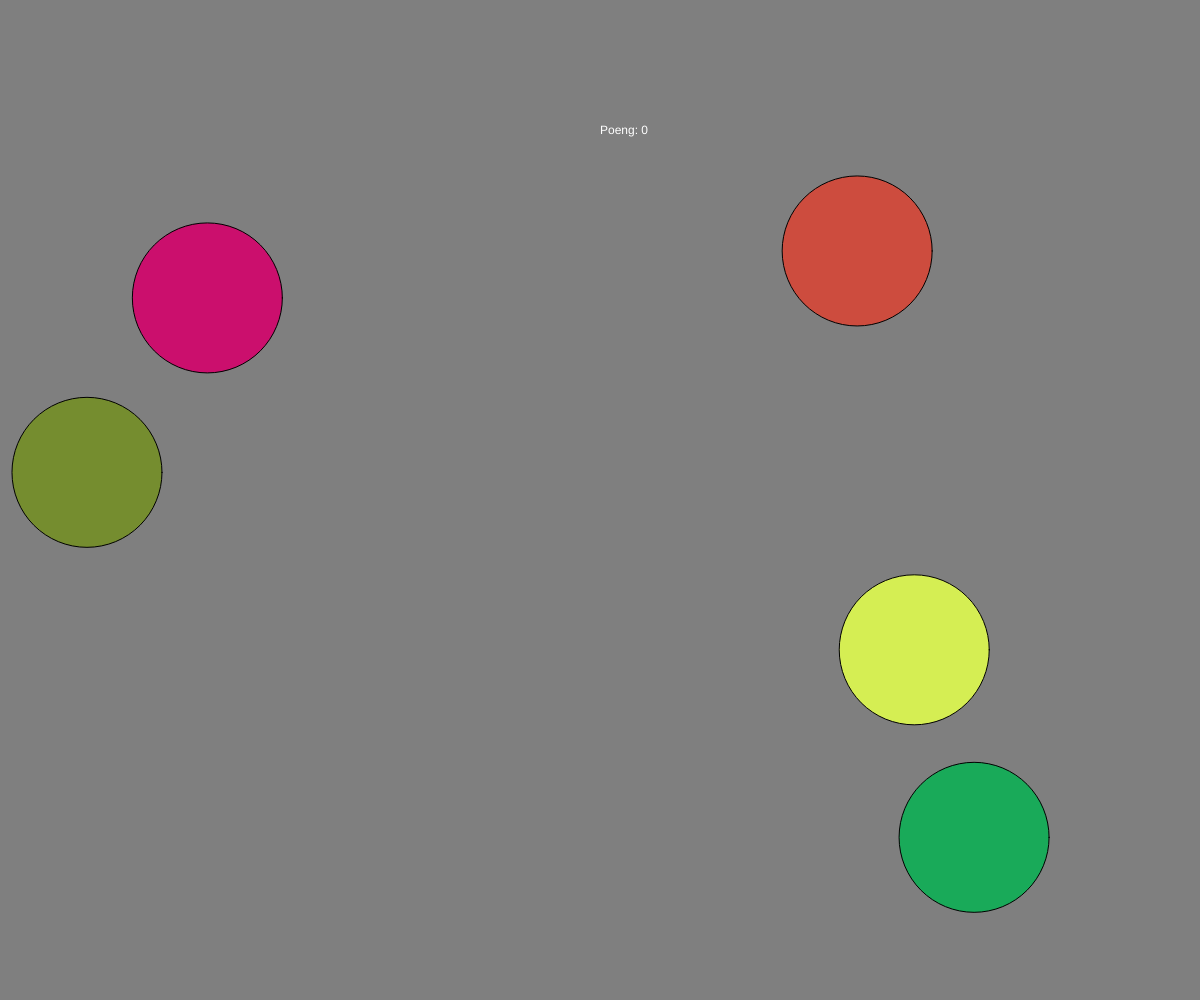
Frame 1 (no input)
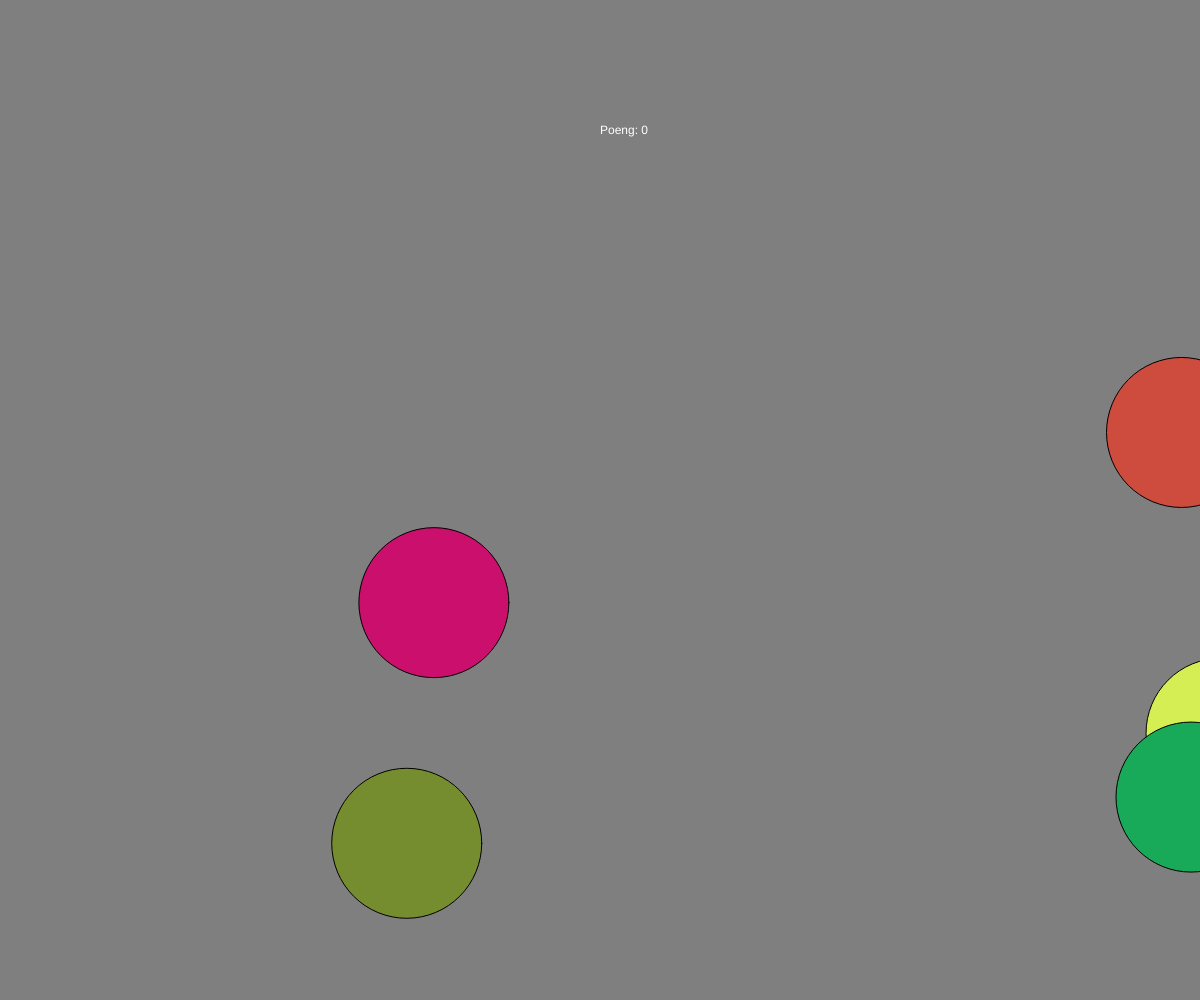
Frame 60 (no input)
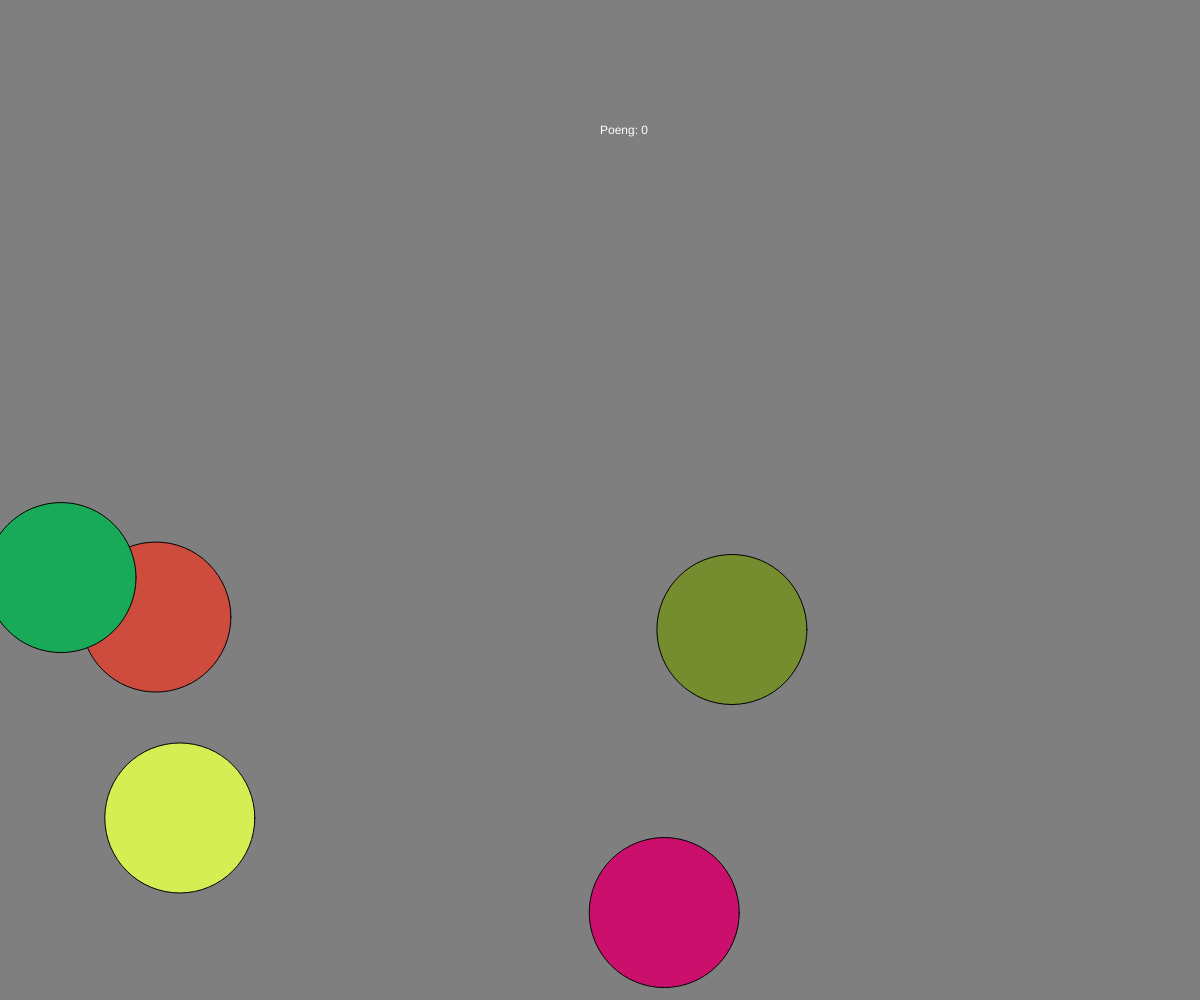
Frame 120 (the mouse pressed at the canvas centre since frame 60)

The p5.js sketch that drew these frames (run headless with seeded random() and noise() and a simulated clock; from frame 60 on, the mouse is pressed at the canvas centre):

// p5.js sketch
// ── sketch.js
/* Variablar */

let rs = [];
class Skip {
  constructor(
    x,
    y,
    storleik,
    xFart,
    yFart,
    xRetning,
    yRetning,
    raudVerdi,
    groenVerdi,
    blaaVerdi,
    firkant
  ) {
    this.x = x;
    this.y = y;
    this.storleik = storleik;
    this.xFart = xFart;
    this.yFart = yFart;
    this.xRetning = xRetning;
    this.yRetning = yRetning;
    this.raudVerdi = raudVerdi;
    this.groenVerdi = groenVerdi;
    this.blaaVerdi = blaaVerdi;
    this.firkant = firkant;
  }
  
  teiknBall() {
    fill(this.raudVerdi, this.groenVerdi, this.blaaVerdi); /* Legg til ballens farge */
    
    if(!this.firkant)
      ellipse(this.x, this.y, this.storleik, this.storleik); /* Legg til ballen */
    else
      rect(this.x, this.y, this.storleik, this.storleik);
  }

  oppdaterPosisjon() {
    /* Hvis ballen går til den eine sida, teleporteras han til den andre */
    if (this.firkant) {
      if (this.x < 0 - this.storleik) this.x = windowWidth;
      else if (this.x >= windowWidth) this.x = 0 - this.storleik;
      
      if (this.y < 0) this.yRetning *= -1;
      else if (this.y >= windowHeight - this.storleik) this.yRetning *= -1;
      
    } else {

    if (this.x <= 0 - this.storleik / 2)
      this.x = windowWidth + this.storleik / 2;
    else if (this.x >= windowWidth + this.storleik / 2)
      this.x = 0 - this.storleik / 2;

    /* Hvis den treff tak eller golv, snur den retning */
    if (this.y <= 0 + this.storleik / 2)
      this.yRetning *= -1;
    else if (this.y >= windowHeight - this.storleik / 2)
      this.yRetning *= -1;
    }
    
    /* Forskyv skipet sine korrdinater */
    this.x += this.xFart * this.xRetning;
    this.y += this.yFart * this.yRetning;
  }
  
  klikka() 
  {
      this.raudVerdi = random(0, 255);
      this.groenVerdi = random(0, 255);
      this.blaaVerdi = random(0, 255);
      this.xRetning *= -1; /* Reverser retning */
      this.yRetning *= -1; /*  */
      this.xFart++; /* Auk vannrett fart */
      this.yFart = random(0, 5); /* Sett loddrett fart til noko tilfeldeg */
      this.storleik = random(fellesStorleik * 0.7, fellesStorleik * 1.5); /* Tilfeldeg storleik */
      this.firkant = !this.firkant;
  }
}

let poeng = 0;
let bgFarge = 127;

let skipAntal = 5;
let fellesStorleik = 150;

/* Etabler skipa */
function
setup() {
  createCanvas(windowWidth, windowHeight);

  for (let i = 0; i < skipAntal; i++) {
    rs[i] = new Skip(
      random(0, windowWidth), /* Tilfeldig posisjon */
      random(0 + fellesStorleik/2, windowHeight - fellesStorleik/2),
      fellesStorleik, /* Alle begynn med same storleik */
      random(1,7), /* Tilfeldegt tal i hastigheit, i retning nordaust */
      random(1,7),
      1,
      1,
      random(0, 255), /* Tilfeldeg farge */
      random(0, 255),
      random(0, 255),
      false
    );
  }
}

function
draw() {
  background(bgFarge);
  for (let i = 0; i < skipAntal; i++) {
    /* Teikn kver ball for seg */
    rs[i].teiknBall();
    rs[i].oppdaterPosisjon(); /* Oppdater posisjon i forkant av neste oppdatering */
  }
  skrivTekst();
}



function
mouseReleased() {
  let klikka = false;
  for (let i = 0; i < skipAntal; i++) {
    let avstandBall = dist(rs[i].x, rs[i].y, mouseX, mouseY);
    
    if (!rs[i].firkant) {
      /* Hvis trykt på, utfør desse tinga på den trykte ballen */
      if (avstandBall < rs[i].storleik / 2) {
        klikka = true;
        rs[i].klikka();
        bgFarge = random(100, 200); /* Tilfeldeg bakgrunnsfarge */
        poeng++;
      }
    } else {
      if (mouseX > rs[i].x && mouseX < rs[i].x + rs[i].storleik && mouseY > rs[i].y && mouseY < (rs[i].y + rs[i].storleik)) {
        klikka = true;
        rs[i].klikka();
        bgFarge = random(100, 200); /* Tilfeldeg bakgrunnsfarge */
        poeng++;
      }
    }
  }

  /* Hvis ingen av ballane vart påtrykte, vil alle ballane senka fart, så lenge fart ikkje er 0 */
  if (!klikka)
    for (let i = 0; i < skipAntal; i++) {
      if (rs[i].xFart > 0) {
        rs[i].xFart--;
      }
      if (rs[i].yFart > 0) {
        rs[i].yFart--;
      }
    }
}

function
skrivTekst() {
  fill('white');
  text("Poeng: " + poeng, windowWidth / 2, windowHeight / 8, windowHeight / 4);
}
